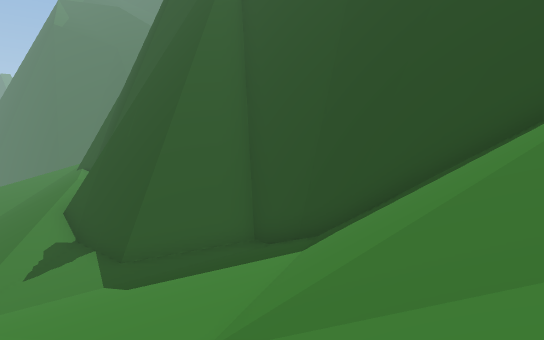
[1] (above)

16 first-person views from a walk through a scene from a Unity 3-D project. The camera is 1.2 m above the floor, tilts 4° down and sees 75° across. The floor is counted in squares, 2 m on a side. Each view is taken from the middle of a square. On the plan, view 1 faces up. The plan holds only what a view shows up to about 10 squares ahead; the rest is blank. The place goes on beyond the plan. The player character is not drawn.

[2]
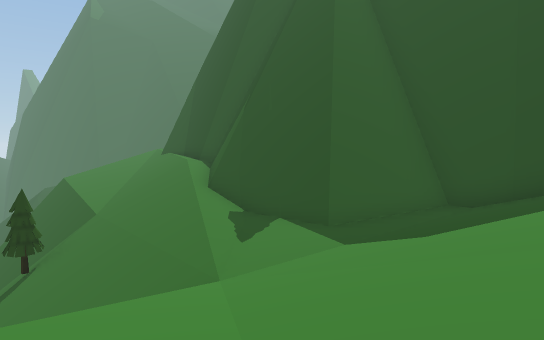

[3]
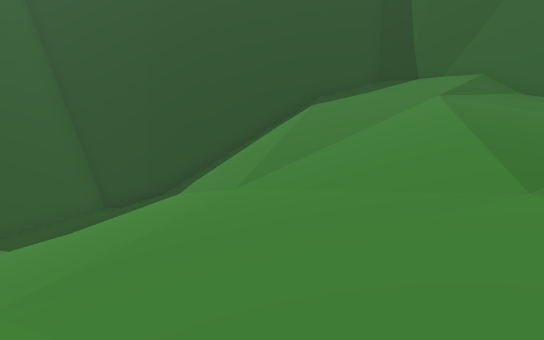

[4]
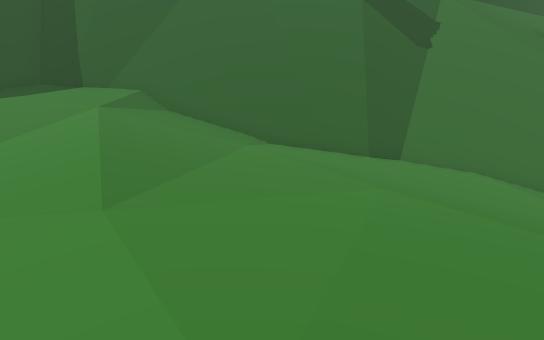

[5]
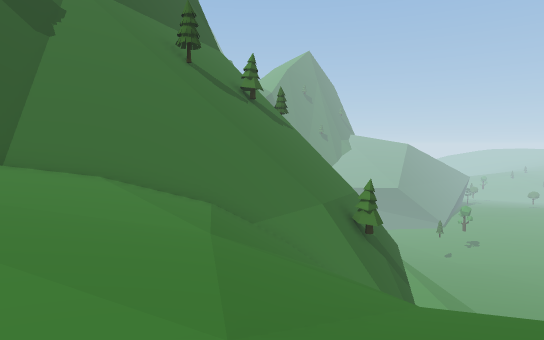

[6]
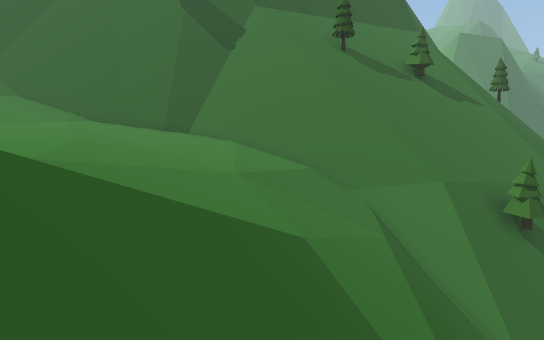

[7]
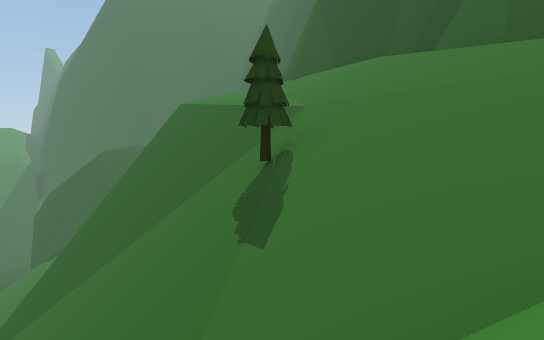

[8]
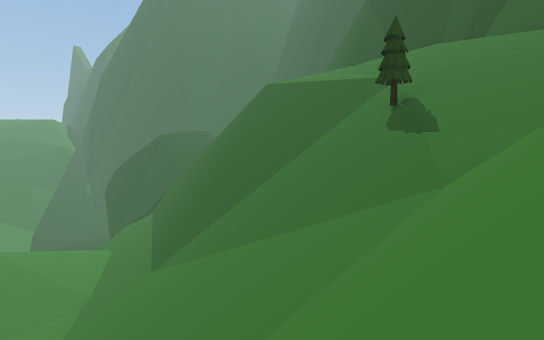

[9]
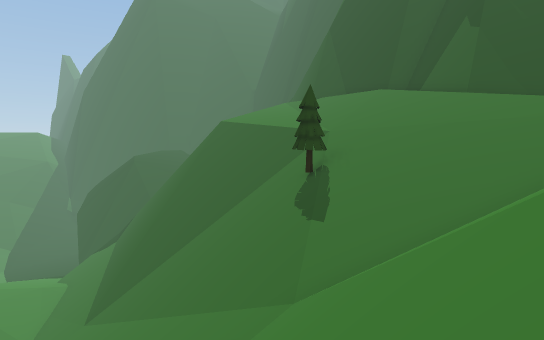

[10]
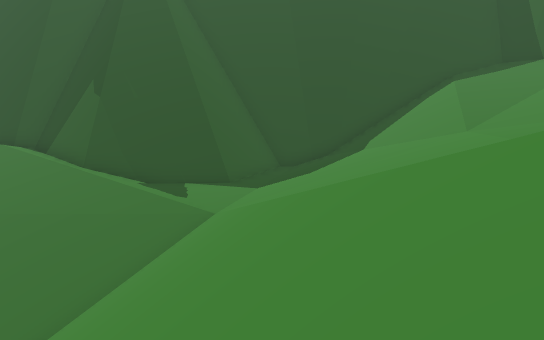

[11]
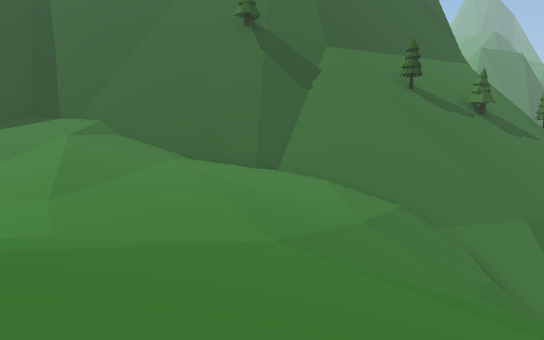

[12]
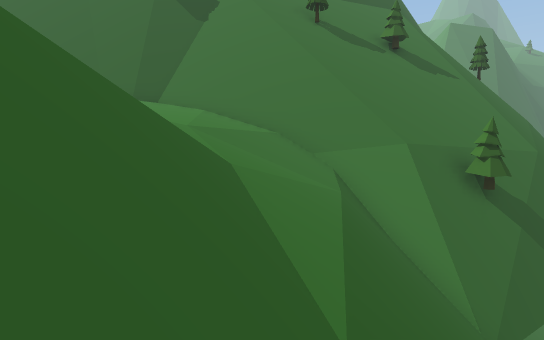

[13]
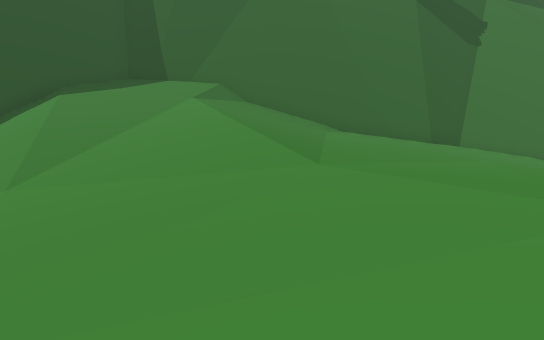

[14]
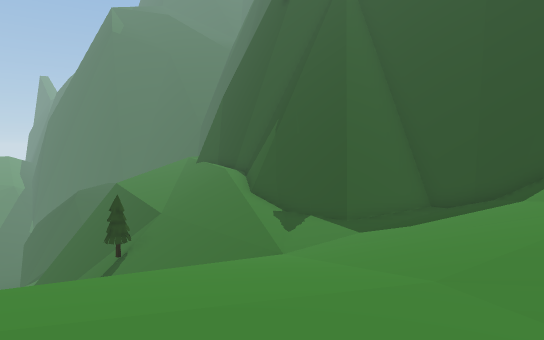

[15]
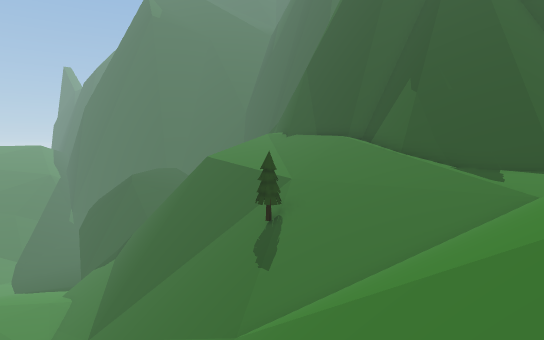

[16]
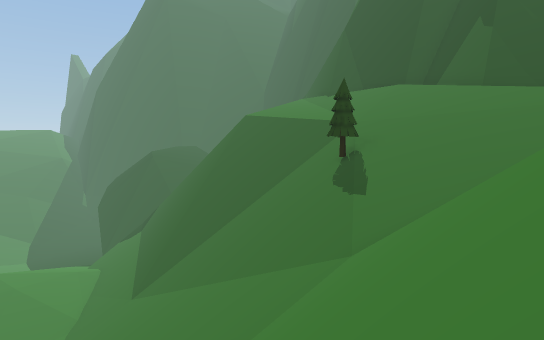

### Floor plan
Key: @ floor where view 1 was taken; # wall or solid block; . main floor; : floor 0.75 m higher than the main floor; - floor 0.75 m lower than the main floor; _ floor 1.5 m lower than the main floor; + floor 1.5 m higher than the main floor; < floor 2.5 m lower than the main floor; ( floor 3.25 m lower than the main floor; ! floor 17.5 m lower than the main floor; / step, stairs or slope; = window, fence, low wall or low ledge; v drop or lower ground; T tree.
Columns run from 20 left of view 1 to 6 right of it. Each row starts with its distance up from view 1.
 13      v//// //_#
 12    ==/////////#
 11      /////////##
 10 !!////////////##
  9 !!////////T////##
  8   ////////T////(#####
  7    ////////////((####/
  6     ////////////((///##/
  5      //////////////////#/
  4       //////////////////#/
  3        ////////(/////////#/
  2        ////////<//////////#
  1        ///////__///-//////#
  0        / /////___/-.@/////#
 -1         / ///------.//////#
 -2           /   ----.///////#
 -3                .......////=
 -4                 /......::v/
 -5               +:........:v/
 -6              //:.........v
 -7             +/////----...#
 -8              //////----..#
 -9               ///////_//##
-10              ///////////#/
-11              ///////////#
-12                ////////##
-13                 //////##
-14                   ///##
-15                    /##
-16                     #

Positions as (right, up) in squares from view 1, and headings:
1: (0, 0), facing up
2: (-4, 0), facing up
3: (-4, -3), facing up-right
4: (-4, -4), facing right
5: (-4, -6), facing down-right
6: (-7, -10), facing right
7: (-10, 3), facing up
8: (-13, 0), facing up
9: (-11, 0), facing up
10: (-9, -1), facing up-right
11: (-8, -7), facing right
12: (-7, -11), facing right
13: (-5, -2), facing right
14: (-5, -3), facing up
15: (-10, -2), facing up
16: (-12, -1), facing up
